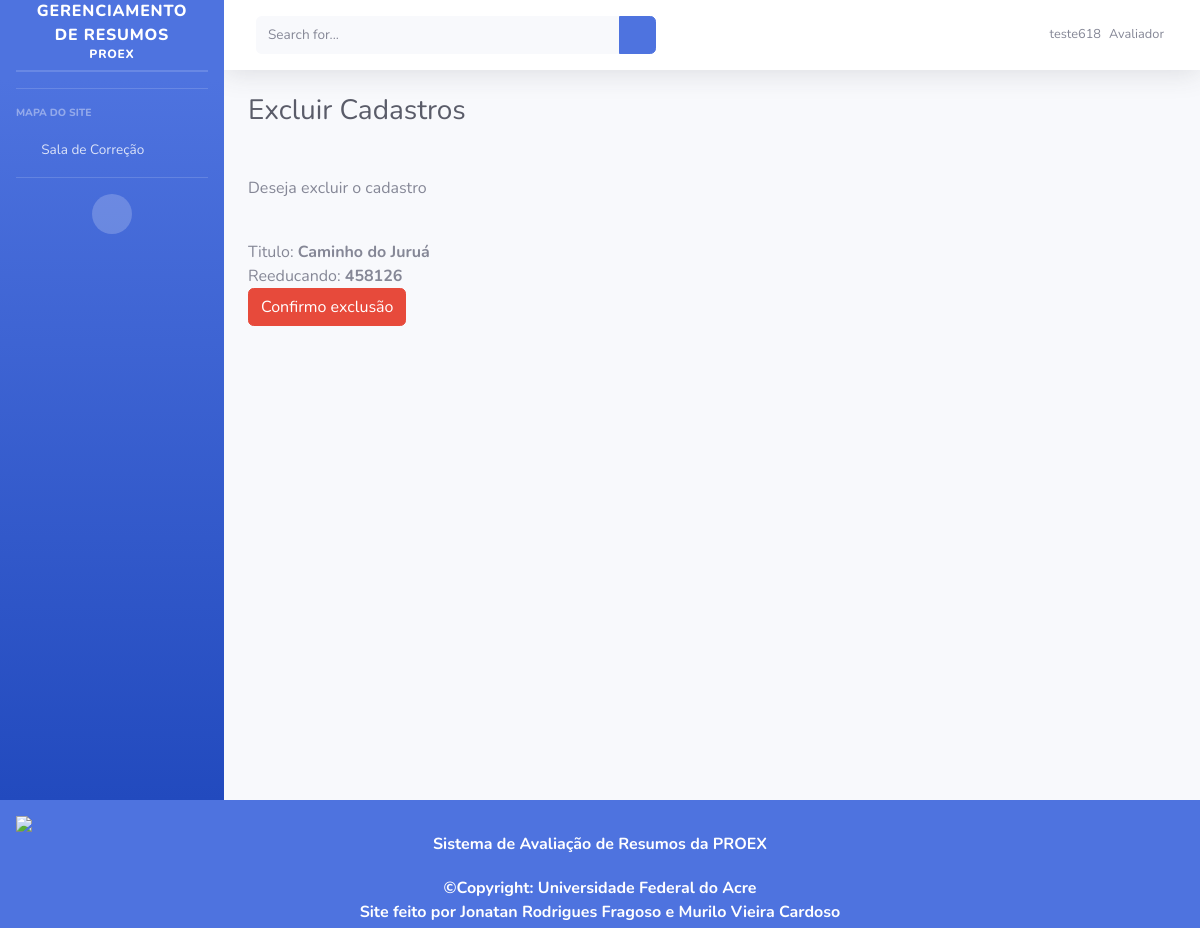
/resumos/exclusao/1 (signed in), run on the app's committed database.
### usuarios/models.py (models this page shows, shortened)
class User(AbstractUser):
    NIVEL = (
        (4, 'Avaliador'),
        (3, 'Diretor'),
        (2, 'Estagiário'),
        (1, 'Administrador'),
    )
    nivel = models.IntegerField(
        choices=NIVEL,
        blank=True, default=1)

class Resumo(models.Model):
    data = models.DateField(default=datetime.now)
    titulo = models.CharField('Título do resumo', max_length=200, default='titulo')
    arquivo = models.FileField(upload_to='media')
    reeducando = models.ForeignKey(Reeducando, on_delete=models.CASCADE)
    avaliador = models.ForeignKey(User, on_delete=models.CASCADE, null=True)

class Reeducando(models.Model):
    nome = models.CharField('Nome do reeducando', max_length=200)
    rgc = models.CharField('Nº do RGC', max_length=200)
    def __str__(self):
        return self.rgc

### usuarios/views.py (the view)
# urls.py: path('resumos/exclusao/<int:pk>', ExclusaoResumo.as_view(), name='resumo_exclusao'),
class ExclusaoResumo(LoginRequiredMixin, DeleteView):
    login_url = '/login/'
    redirect_field_name = 'redirect_to'
    model = Resumo
    template_name = 'resumos/excluir_resumos.html'
    success_url = reverse_lazy('resumo_listagem')

### templates/resumos/excluir_resumos.html (shortened to what this page needs)
{% extends 'index.html' %}
{% load static %}
    {% load crispy_forms_tags %}
    {% block conteudo %}
        <h1 class="h3 mb-4 text-gray-800">Excluir Cadastros</h1>
        <br>
        <p>Deseja excluir o cadastro </p>
        <br> Titulo: <b> {{ object.titulo }} </b>
        <br> Reeducando: <b> {{ object.reeducando }}
        <form method="POST" action="">
            <div>
                <button type="submit" class="save btn btn-danger">Confirmo exclusão</button>
            </div>
        </form>
    {% endblock %}

### templates/base.html (shortened to what this page needs)
{% load static %}
<!DOCTYPE html>
<html lang="en">
<head>
    <link href={% static "fontawesome-free/css/all.min.css" %} rel="stylesheet" type="text/css">
    <link href={% static "css/sb-admin-2.min.css" %} rel="stylesheet">
</head>
<body id="page-top">
    <div id="wrapper">
        {% block auxiliar %}
        <ul class="navbar-nav bg-gradient-primary sidebar sidebar-dark accordion" id="accordionSidebar">
            <a class="sidebar-brand d-flex align-items-center justify-content-center" href="/">
                <div class="sidebar-brand-text mx-3">Gerenciamento de Resumos <sup>PROEX</sup></div>
            </a>
            <hr class="sidebar-divider my-0">
            <hr class="sidebar-divider">
            {% block usuarios %}
            {% endblock %}
            <hr class="sidebar-divider d-none d-md-block">
            <div class="text-center d-none d-md-inline">
                <button class="rounded-circle border-0" id="sidebarToggle"></button>
            </div>
        </ul>
        {% endblock %}
        <div id="content-wrapper" class="d-flex flex-column">
            <div id="content">
                <nav class="navbar navbar-expand navbar-light bg-white topbar mb-4 static-top shadow">
                    <form
                        class="d-none d-sm-inline-block form-inline mr-auto ml-md-3 my-2 my-md-0 mw-100 navbar-search">
                        <div class="input-group">
                            <input type="text" class="form-control bg-light border-0 small" placeholder="Search for..."
                                aria-label="Search" aria-describedby="basic-addon2">
                            <div class="input-group-append">
                                <button class="btn btn-primary" type="button">
                                    <i class="fas fa-search fa-sm"></i>
                                </button>
                            </div>
                        </div>
                    </form>
                    <ul class="navbar-nav ml-auto">
                        <li class="nav-item dropdown no-arrow">
                            <a class="nav-link dropdown-toggle" href="#" id="userDropdown" role="button"
                                data-toggle="dropdown" aria-haspopup="true" aria-expanded="false">
                                <span class="mr-2 d-none d-lg-inline text-gray-600 small">{{request.user.username}}</span>
                                {% if request.user.nivel == 1 %}
                                <span class="mr-2 d-none d-lg-inline text-gray-600 small"> Administrador</span>
                                    {% elif request.user.nivel == 4 %}
                                    <span class="mr-2 d-none d-lg-inline text-gray-600 small"> Avaliador</span>
                                    {% elif request.user.nivel == 3 %}
                                    <span class="mr-2 d-none d-lg-inline text-gray-600 small"> Diretor</span>
                                    {% else %}
                                    <span class="mr-2 d-none d-lg-inline text-gray-600 small"> Estagiário</span>
                                {% endif %}
                            </a>
                        </li>
                    </ul>
                </nav>
                <div class="container-fluid">
                    {% block conteudo %}{% endblock %}
                </div>
            </div>
        </div>
    </div>
</body>
<footer class="text-bottom text-white">
    <section class="">
        <div class="text-center p-3" style="background-color: #4e73df;">
            <img class="mx-auto d-block" src="{% static 'img/apoio.png' %}">
            <span class="me-1">Sistema de Avaliação de Resumos da PROEX</span>
        </div>
        <div class="text-center p-1" style="background-color: #4e73df;">
            ©Copyright: Universidade Federal do Acre
            <br>
            Site feito por
            <a href="https://github.com/JonatanFragoso" style="color:White">Jonatan Rodrigues Fragoso</a> e
            <a href="https://github.com/Murilovc" style="color:White">Murilo Vieira Cardoso</a>
        </div>
    </section>
</footer>
</html>

### data on the page
User: user.username "teste618"
Resumo: titulo "Caminho do Juruá", reeducando "458126"
